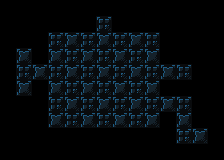

The image is a tile-based game level rendered from a .tmx file. Its description and complete source (layers, tilesets, objects, tile grids) follow:
An orthogonal 14x10 tile map with 16x16 px tiles, 1 tile layer (background) and 73 objects (37x tile, 26x destructible, 5x pickup_bomb, actor, pressure_plate, ...).

<map version="1.4" tiledversion="1.4.3" orientation="orthogonal" renderorder="right-down" width="14" height="10" tilewidth="16" tileheight="16" infinite="0" nextlayerid="6" nextobjectid="258">
 <properties>
  <property name="display_name" value="sneaky bastard dlfjg" />
  <property name="next_level" value="./data/levels/tmx/L28-BombAdvanced3.tmx" />
  <property name="player_bomb_count" value="0" />
 </properties>
 <tileset firstgid="1" name="newtiledsheet" tilewidth="16" tileheight="16" tilecount="180" columns="9">
  <image source="../../newtiledsheet.png" width="144" height="320" />
 </tileset>
 <layer id="1" name="background" width="14" height="10">
  <data encoding="csv">
27,27,27,27,27,27,27,27,27,27,27,22,22,22,
27,27,27,27,27,27,19,27,27,27,27,27,27,22,
27,27,27,19,20,19,20,19,20,19,27,27,27,22,
27,20,27,20,19,20,19,20,19,20,27,27,27,22,
27,19,20,19,20,19,20,19,20,19,20,19,22,22,
27,20,27,20,19,20,19,20,19,20,27,27,22,22,
27,27,27,19,20,19,20,19,20,19,20,19,22,22,
22,22,27,20,19,20,19,20,19,20,27,20,22,22,
22,22,22,22,22,22,22,27,27,22,22,19,20,22,
22,22,22,22,22,22,22,22,22,22,22,22,22,22
</data>
 </layer>
 <objectgroup id="4" name="objects">
  <object id="176" type="destructible" gid="21" x="144" y="48" width="16" height="16" />
  <object id="177" type="destructible" gid="21" x="144" y="64" width="16" height="16" />
  <object id="178" type="destructible" gid="21" x="144" y="80" width="16" height="16" />
  <object id="179" type="destructible" gid="21" x="144" y="96" width="16" height="16" />
  <object id="180" type="destructible" gid="21" x="144" y="112" width="16" height="16" />
  <object id="181" type="destructible" gid="21" x="144" y="128" width="16" height="16" />
  <object id="182" type="destructible" gid="21" x="128" y="128" width="16" height="16" />
  <object id="183" type="destructible" gid="21" x="112" y="128" width="16" height="16" />
  <object id="184" type="destructible" gid="21" x="80" y="128" width="16" height="16" />
  <object id="185" type="destructible" gid="21" x="64" y="128" width="16" height="16" />
  <object id="186" type="destructible" gid="21" x="48" y="128" width="16" height="16" />
  <object id="187" type="destructible" gid="21" x="48" y="112" width="16" height="16" />
  <object id="188" type="destructible" gid="21" x="48" y="112" width="16" height="16" />
  <object id="189" type="destructible" gid="21" x="48" y="96" width="16" height="16" />
  <object id="190" type="destructible" gid="21" x="48" y="80" width="16" height="16" />
  <object id="191" type="destructible" gid="21" x="48" y="64" width="16" height="16" />
  <object id="192" type="destructible" gid="21" x="48" y="48" width="16" height="16" />
  <object id="193" type="destructible" gid="21" x="64" y="48" width="16" height="16" />
  <object id="194" type="destructible" gid="21" x="96" y="48" width="16" height="16" />
  <object id="195" type="destructible" gid="21" x="80" y="48" width="16" height="16" />
  <object id="196" type="destructible" gid="21" x="112" y="48" width="16" height="16" />
  <object id="197" type="destructible" gid="21" x="128" y="48" width="16" height="16" />
  <object id="198" type="destructible" gid="21" x="96" y="128" width="16" height="16" />
  <object id="205" type="actor" gid="46" x="80" y="96" width="16" height="16" />
  <object id="206" type="pickup_bomb" gid="43" x="96" y="96" width="16" height="16" />
  <object id="207" type="pickup_bomb" gid="43" x="96" y="32" width="16" height="16" />
  <object id="211" type="pressure_plate" gid="54" x="176" y="80" width="16" height="16">
   <properties>
    <property name="triggers" type="int" value="1" />
   </properties>
  </object>
  <object id="212" type="destructible" gid="21" x="32" y="80" width="16" height="16" />
  <object id="213" type="pickup_bomb" gid="43" x="16" y="80" width="16" height="16" />
  <object id="214" type="pickup_bomb" gid="43" x="16" y="64" width="16" height="16" />
  <object id="215" type="pickup_bomb" gid="43" x="16" y="96" width="16" height="16" />
  <object id="216" type="destructible" gid="21" x="160" y="112" width="16" height="16" />
  <object id="217" type="destructible" gid="21" x="176" y="112" width="16" height="16" />
  <object id="219" type="scene_switching_tile" gid="32" x="192" y="144" width="16" height="16">
   <properties>
    <property name="scene" value="./data/levels/tmx/L28-BombAdvanced3.tmx" />
   </properties>
  </object>
  <object id="220" type="triggerable" gid="8" x="176" y="128" width="16" height="16">
   <properties>
    <property name="triggered_id" type="int" value="1" />
   </properties>
  </object>
  <object id="221" type="tile" gid="1" x="48" y="32" width="16" height="16" />
  <object id="222" type="tile" gid="1" x="64" y="32" width="16" height="16" />
  <object id="223" type="tile" gid="1" x="80" y="32" width="16" height="16" />
  <object id="224" type="tile" gid="1" x="96" y="16" width="16" height="16" />
  <object id="225" type="tile" gid="1" x="112" y="32" width="16" height="16" />
  <object id="226" type="tile" gid="1" x="128" y="32" width="16" height="16" />
  <object id="227" type="tile" gid="1" x="144" y="32" width="16" height="16" />
  <object id="228" type="tile" gid="2" x="160" y="48" width="16" height="16" />
  <object id="229" type="tile" gid="2" x="160" y="64" width="16" height="16" />
  <object id="230" type="tile" gid="2" x="192" y="80" width="16" height="16" />
  <object id="231" type="tile" gid="2" x="160" y="96" width="16" height="16" />
  <object id="232" type="tile" gid="2" x="192" y="112" width="16" height="16" />
  <object id="233" type="tile" gid="2" x="192" y="128" width="16" height="16" />
  <object id="234" type="tile" gid="11" x="32" y="48" width="16" height="16" />
  <object id="235" type="tile" gid="11" x="32" y="64" width="16" height="16" />
  <object id="236" type="tile" gid="11" x="0" y="64" width="16" height="16" />
  <object id="237" type="tile" gid="11" x="0" y="80" width="16" height="16" />
  <object id="238" type="tile" gid="11" x="0" y="96" width="16" height="16" />
  <object id="239" type="tile" gid="11" x="32" y="96" width="16" height="16" />
  <object id="240" type="tile" gid="11" x="32" y="128" width="16" height="16" />
  <object id="241" type="tile" gid="11" x="32" y="112" width="16" height="16" />
  <object id="242" type="tile" gid="10" x="48" y="144" width="16" height="16" />
  <object id="243" type="tile" gid="10" x="64" y="144" width="16" height="16" />
  <object id="244" type="tile" gid="10" x="80" y="144" width="16" height="16" />
  <object id="245" type="tile" gid="10" x="96" y="144" width="16" height="16" />
  <object id="246" type="tile" gid="10" x="112" y="144" width="16" height="16" />
  <object id="247" type="tile" gid="10" x="128" y="144" width="16" height="16" />
  <object id="248" type="tile" gid="10" x="144" y="144" width="16" height="16" />
  <object id="249" type="tile" gid="10" x="160" y="128" width="16" height="16" />
  <object id="250" type="tile" gid="10" x="16" y="112" width="16" height="16" />
  <object id="251" type="tile" gid="1" x="176" y="96" width="16" height="16" />
  <object id="252" type="tile" gid="1" x="176" y="64" width="16" height="16" />
  <object id="253" type="tile" gid="1" x="16" y="48" width="16" height="16" />
  <object id="254" type="tile" gid="10" x="176" y="160" width="16" height="16" />
  <object id="255" type="tile" gid="10" x="192" y="160" width="16" height="16" />
  <object id="256" type="tile" gid="11" x="160" y="144" width="16" height="16" />
  <object id="257" type="tile" gid="11" x="160" y="128" width="16" height="16" />
  <object id="210" type="moveable_tile" gid="45" x="160" y="80" width="16" height="16" />
 </objectgroup>
</map>
